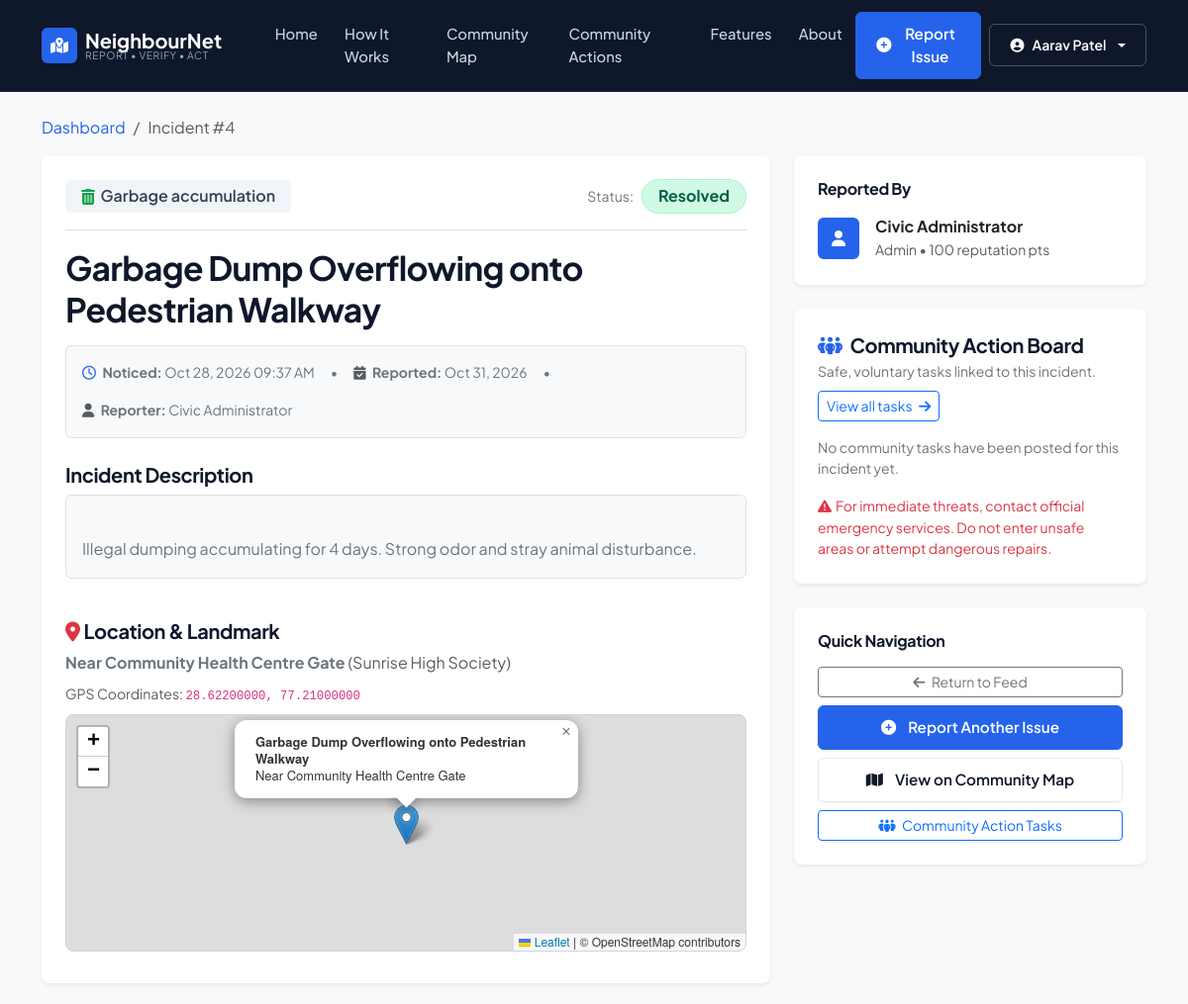
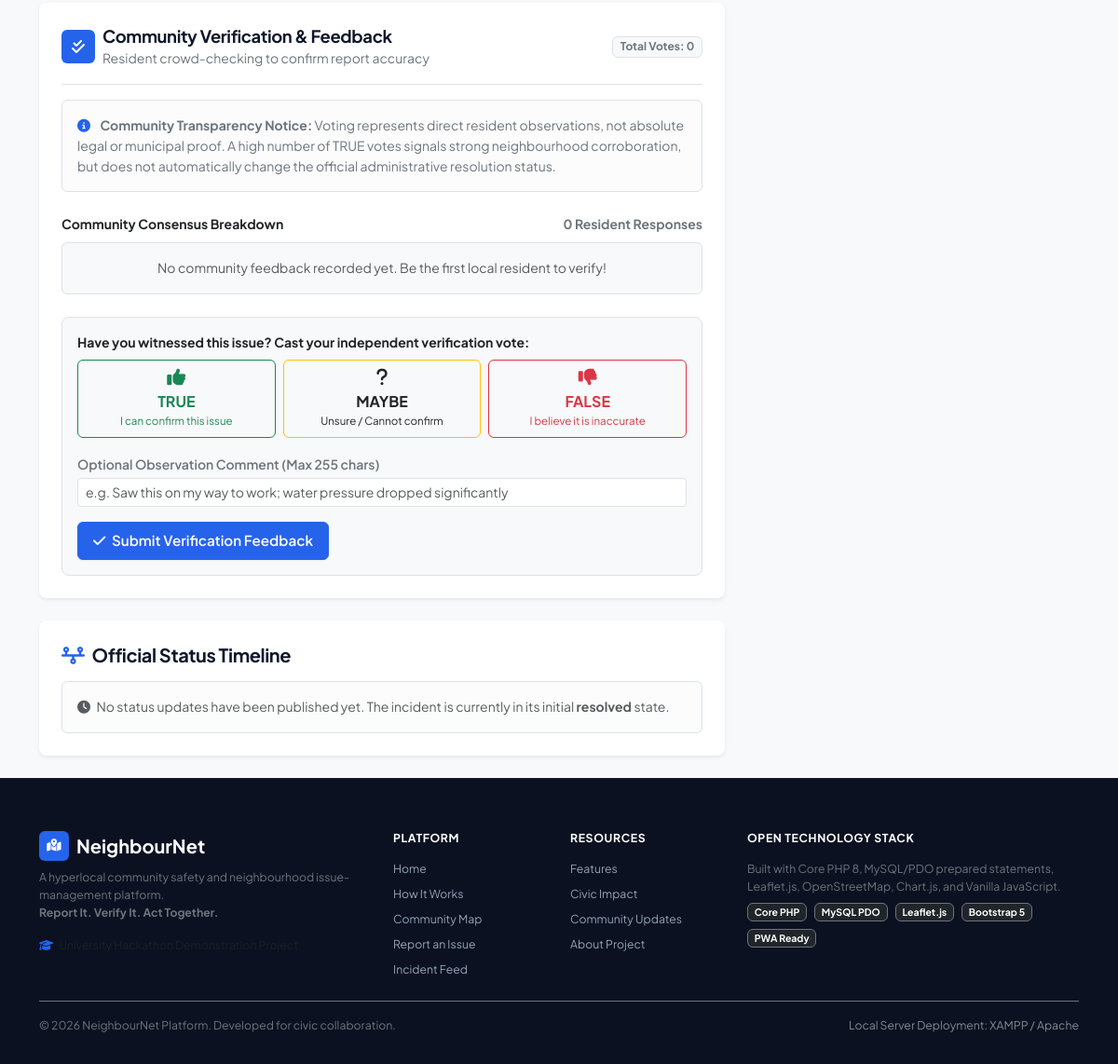
/pages/incident-details.php?id=4 (signed in), run on the app's committed database (2 pictures, top to bottom).
### tables this page shows
CREATE TABLE `incidents` (
    `id` INT AUTO_INCREMENT PRIMARY KEY,
    `user_id` INT NOT NULL,
    `category_id` INT NOT NULL,
    `society_id` INT NULL,
    `title` VARCHAR(160) NOT NULL,
    `description` TEXT NOT NULL,
    `voice_input_used` TINYINT(1) NOT NULL DEFAULT 0,
    `original_transcript` TEXT NULL,
    `original_language` VARCHAR(10) NULL,
    `translated_transcript` TEXT NULL,
    `translation_language` VARCHAR(10) NULL,
    `selected_description_type` ENUM('manual', 'original', 'translated', 'combined') NOT NULL DEFAULT 'manual',
    `image_path` VARCHAR(255) NULL,
    `latitude` DECIMAL(10, 8) NULL,
    `longitude` DECIMAL(11, 8) NULL,
    `location_text` VARCHAR(255) NOT NULL,
    `incident_time` DATETIME NOT NULL,
    `status` ENUM('pending', 'under_verification', 'verified', 'in_progress', 'resolved') NOT NULL DEFAULT 'pending',
    `created_at` TIMESTAMP DEFAULT CURRENT_TIMESTAMP,
    `updated_at` TIMESTAMP DEFAULT CURRENT_TIMESTAMP ON UPDATE CURRENT_TIMESTAMP,
    FOREIGN KEY (`user_id`) REFERENCES `users`(`id`) ON DELETE CASCADE,
    FOREIGN KEY (`category_id`) REFERENCES `categories`(`id`) ON DELETE RESTRICT,
    FOREIGN KEY (`society_id`) REFERENCES `societies`(`id`) ON DELETE SET NULL,
    INDEX `idx_status` (`status`),
    INDEX `idx_category` (`category_id`),
    INDEX `idx_user` (`user_id`),
    INDEX `idx_society` (`society_id`)
);

CREATE TABLE `categories` (
    `id` INT AUTO_INCREMENT PRIMARY KEY,
    `name` VARCHAR(80) NOT NULL,
    `slug` VARCHAR(80) NOT NULL UNIQUE,
    `color_code` VARCHAR(10) NOT NULL DEFAULT '#e74c3c',
    `icon_class` VARCHAR(50) NOT NULL DEFAULT 'fa-exclamation-triangle',
    `description` VARCHAR(255) NULL
);

CREATE TABLE `users` (
    `id` INT AUTO_INCREMENT PRIMARY KEY,
    `full_name` VARCHAR(120) NOT NULL,
    `email` VARCHAR(150) NOT NULL UNIQUE,
    `password_hash` VARCHAR(255) NOT NULL,
    `role` ENUM('resident', 'admin') NOT NULL DEFAULT 'resident',
    `society_id` INT NULL,
    `profile_image` VARCHAR(255) NULL DEFAULT '/neighbournet/assets/images/default-avatar.svg',
    `account_status` ENUM('active', 'suspended', 'pending') NOT NULL DEFAULT 'active',
    `reputation_score` INT NOT NULL DEFAULT 15,
    `created_at` TIMESTAMP DEFAULT CURRENT_TIMESTAMP,
    `updated_at` TIMESTAMP DEFAULT CURRENT_TIMESTAMP ON UPDATE CURRENT_TIMESTAMP,
    FOREIGN KEY (`society_id`) REFERENCES `societies`(`id`) ON DELETE SET NULL,
    INDEX `idx_role` (`role`),
    INDEX `idx_society` (`society_id`),
    INDEX `idx_status` (`account_status`)
);

CREATE TABLE `societies` (
    `id` INT AUTO_INCREMENT PRIMARY KEY,
    `name` VARCHAR(120) NOT NULL,
    `ward_sector` VARCHAR(80) NOT NULL,
    `city` VARCHAR(80) NOT NULL DEFAULT 'Metro City',
    `pincode` VARCHAR(10) NOT NULL DEFAULT '110001',
    `created_at` TIMESTAMP DEFAULT CURRENT_TIMESTAMP
);

### pages/incident-details.php (the view, shortened to what the rows shown need)
<?php
require_once __DIR__ . '/../includes/auth_guard.php';
$incidentId = !empty($_GET['id']) ? (int)$_GET['id'] : 0;
$incident = null;
$updates = [];
try {
    $pdo = getDBConnection();
    $stmt = $pdo->prepare("
        SELECT
            i.*,
            c.name AS category_name, c.color_code, c.icon_class, c.description AS category_desc,
            u.full_name AS reporter_name, u.role AS reporter_role, u.reputation_score AS reporter_reputation,
            s.name AS society_name, s.ward_sector
        FROM incidents i
        JOIN categories c ON i.category_id = c.id
        JOIN users u ON i.user_id = u.id
        LEFT JOIN societies s ON i.society_id = s.id
        WHERE i.id = ?
        LIMIT 1
    ");
    $stmt->execute([$incidentId]);
    $incident = $stmt->fetch();
    $updatesStmt = $pdo->prepare("
        SELECT u.old_status, u.new_status, u.note, u.created_at, usr.full_name AS updated_by
        FROM incident_updates u
        JOIN users usr ON u.user_id = usr.id
        WHERE u.incident_id = ?
        ORDER BY u.created_at ASC
    ");
    $updatesStmt->execute([$incidentId]);
    $updates = $updatesStmt->fetchAll();
} catch (Exception $e) {
    error_log("Error loading incident: " . $e->getMessage());
    $_SESSION['flash_error'] = 'Database error loading incident.';
    header('Location: /neighbournet/pages/dashboard.php');
    exit;
}
require_once __DIR__ . '/../includes/header.php';
?>
<div class="container py-4">
    <nav aria-label="breadcrumb" class="mb-3">
        <ol class="breadcrumb small">
            <li class="breadcrumb-item"><a href="/neighbournet/pages/dashboard.php">Dashboard</a></li>
            <li class="breadcrumb-item active" aria-current="page">Incident #<?= (int)$incident['id'] ?></li>
        </ol>
    </nav>
    <div class="row g-4">
        <div class="col-lg-8">
            <div class="card border-0 shadow-sm rounded-3 bg-white p-4 mb-4">
                <div class="d-flex flex-wrap align-items-center justify-content-between gap-2 border-bottom pb-3 mb-3">
                    <span class="category-pill fs-6 px-3 py-1">
                        <i class="fa-solid <?= e($incident['icon_class']) ?>" style="color: <?= e($incident['color_code']) ?>"></i>
                        <?= e($incident['category_name']) ?>
                    </span>
                    <div class="d-flex align-items-center gap-2">
                        <span class="text-secondary small">Status:</span>
                        <span class="status-pill status-<?= e($incident['status']) ?> fs-6 px-3 py-1">
                            <?= str_replace('_', ' ', e($incident['status'])) ?>
                        </span>
                    </div>
                </div>
                <h2 class="fw-bold text-navy mb-3"><?= e($incident['title']) ?></h2>
                <div class="d-flex flex-wrap gap-3 small text-secondary mb-4 p-3 bg-light rounded-2 border">
                    <div>
                        <i class="fa-regular fa-clock text-primary me-1"></i>
                        <strong>Noticed:</strong> <?= date('M d, Y h:i A', strtotime($incident['incident_time'])) ?>
                    </div>
                    <div>&bull;</div>
                    <div>
                        <i class="fa-solid fa-calendar-check text-muted me-1"></i>
                        <strong>Reported:</strong> <?= date('M d, Y', strtotime($incident['created_at'])) ?>
                    </div>
                    <div>&bull;</div>
                    <div>
                        <i class="fa-solid fa-user text-muted me-1"></i>
                        <strong>Reporter:</strong> <?= e($incident['reporter_name']) ?>
                    </div>
                </div>
                <div class="mb-4">
                    <div class="d-flex align-items-center justify-content-between mb-2">
                        <h5 class="fw-bold text-navy mb-0">Incident Description</h5>
                    </div>
                    <div class="p-3 bg-light rounded-2 border text-secondary mb-3" style="white-space: pre-line; line-height: 1.6;">
                        <?= e($incident['description']) ?>
                    </div>
                </div>
                <div class="mb-2">
                    <h5 class="fw-bold text-navy mb-2"><i class="fa-solid fa-location-dot text-danger me-1"></i>Location & Landmark</h5>
                    <p class="mb-2 text-secondary">
                        <strong><?= e($incident['location_text']) ?></strong>
                        <?php if (!empty($incident['society_name'])): ?>
                            <span class="text-muted">(<?= e($incident['society_name']) ?>)</span>
                        <?php endif; ?>
                    </p>
                    <?php if (!empty($incident['latitude']) && !empty($incident['longitude'])): ?>
                        <div class="small text-muted mb-2">
                            GPS Coordinates: <code><?= e($incident['latitude']) ?>, <?= e($incident['longitude']) ?></code>
                        </div>
                        <div id="incidentMiniMap" style="height: 240px; border-radius: 8px; border: 1px solid #cbd5e1;"></div>
                    <?php else: ?>
                        <div class="alert alert-light border small text-muted mb-0">
                            <i class="fa-solid fa-circle-info me-1"></i> This incident was logged with a manual street landmark (no GPS coordinates provided).
                        </div>
                    <?php endif; ?>
                </div>
            </div>
            <div class="card border-0 shadow-sm rounded-3 bg-white p-4">
                <?php if (empty($updates)): ?>
                    <div class="alert alert-light border small text-muted mb-0">
                        <i class="fa-solid fa-clock me-1"></i> No status updates have been published yet. The incident is currently in its initial <strong><?= e($incident['status']) ?></strong> state.
                    </div>
                <?php endif; ?>
            </div>
        </div>
        <div class="col-lg-4">
            <div class="card border-0 shadow-sm rounded-3 bg-white p-4 mb-4">
                <div class="d-flex align-items-center gap-3">
                    <div>
                        <div class="fw-bold text-navy"><?= e($incident['reporter_name']) ?></div>
                        <div class="small text-muted"><?= ucfirst(e($incident['reporter_role'])) ?> &bull; <?= (int)$incident['reporter_reputation'] ?> reputation pts</div>
                    </div>
                </div>
            </div>
        </div>
    </div>
</div>
<?php require_once __DIR__ . '/../includes/footer.php'; ?>

### data on the page
incidents: id "4", category.name "Garbage accumulation", status "Resolved", title "Garbage Dump Overflowing onto Pedestrian Walkway", incident_time "Oct 28, 2026 09:37 AM", created_at "Oct 31, 2026", user.full_name "Civic Administrator", description "Illegal dumping accumulating for 4 days. Strong odor and stray animal disturbance.", location_text "Near Community Health Centre Gate", society.name "Sunrise High Society", latitude "28.62200000", longitude "77.21000000", status "resolved", user.role "Admin", user.reputation_score "100"

### other printed values
$currentUser['name'] "Aarav Patel"
$totalVotes "0"
